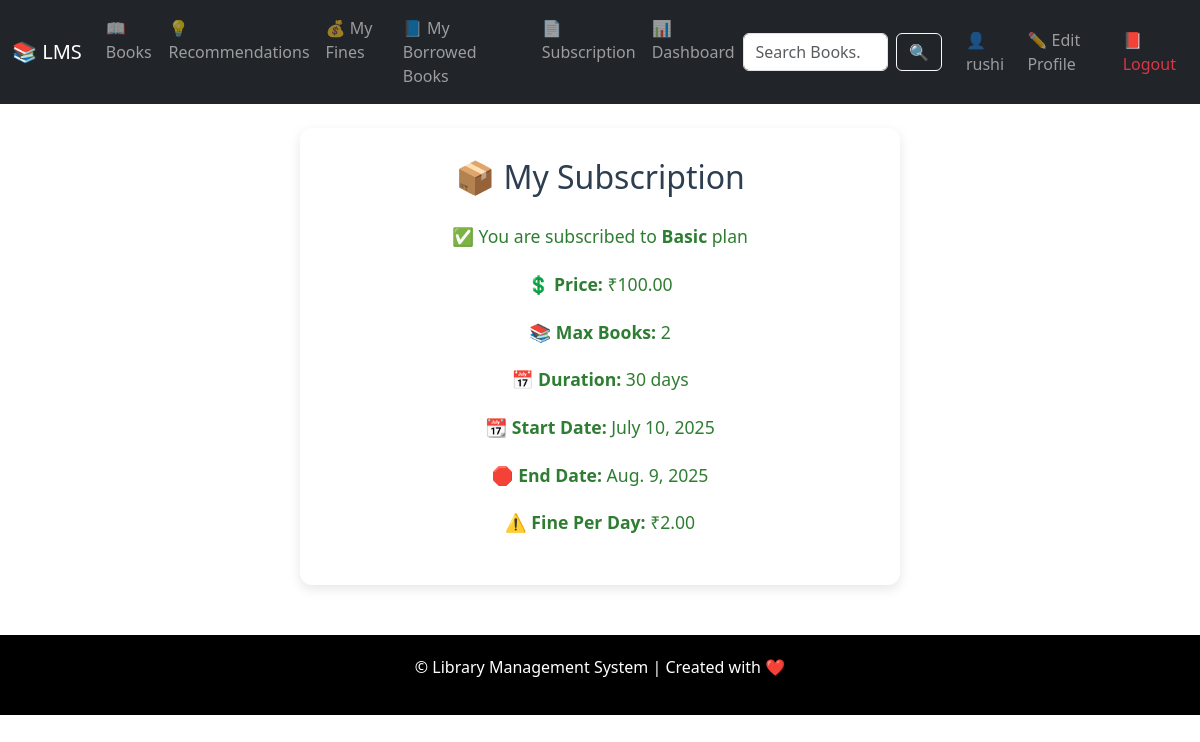
/subscription/my-subscription/ (signed in), run on the app's committed database.
### subscription/models.py (models this page shows, shortened)
class StudentSubscription(models.Model):
    student = models.ForeignKey(Student, on_delete=models.CASCADE)
    plan = models.ForeignKey(SubscriptionPlan, on_delete=models.CASCADE)
    start_date = models.DateField(auto_now_add=True)
    @property
    def end_date(self):
        return self.start_date + timedelta(days=self.plan.duration_days)
    class Meta:
        unique_together = ('student', 'plan')  # Optional: prevent duplicate subscriptions

class SubscriptionPlan(models.Model):
    name = models.CharField(max_length=50)  # Plan name (e.g., Basic, Premium)
    max_books = models.PositiveIntegerField()  # how many books can be borrowed
    duration_days = models.PositiveIntegerField()  # Validity in days
    price = models.DecimalField(max_digits=6, decimal_places=2)  # ₹ price
    fine_per_day = models.DecimalField(max_digits=5, decimal_places=2, default=0)  # Daily fine

### subscription/views.py (the view)
# urls.py: path('my-subscription/', MySubscriptionView.as_view(), name='my_subscription'),
class MySubscriptionView(LoginRequiredMixin, TemplateView):
    template_name = 'subscription/my_subscription.html'
    def get_context_data(self, **kwargs):
        context = super().get_context_data(**kwargs)
        try:
            student = Student.objects.get(user_profile__user=self.request.user)
            subscription = StudentSubscription.objects.filter(student=student).last()
            context['subscription'] = subscription
        except Student.DoesNotExist:
            return render(self.request, 'books/error.html', {'message': '⚠️ Student profile not found.'})
        return context

### templates/subscription/my_subscription.html (shortened to what this page needs)
{% extends 'base.html' %}
{% block content %}
  <div class="subscription-container">
    <h2>📦 My Subscription</h2>
    {% if subscription %}
      <div class="plan-details">
        <p>✅ You are subscribed to <strong>{{ subscription.plan.name }}</strong> plan</p>
        <p>💲 <strong>Price:</strong> ₹{{ subscription.plan.price }}</p>
        <p>📚 <strong>Max Books:</strong> {{ subscription.plan.max_books }}</p>
        <p>📅 <strong>Duration:</strong> {{ subscription.plan.duration_days }} days</p>
        <p>📆 <strong>Start Date:</strong> {{ subscription.start_date }}</p>
        <p>🛑 <strong>End Date:</strong> {{ subscription.end_date }}</p>
        <p>⚠️ <strong>Fine Per Day:</strong> ₹{{ subscription.plan.fine_per_day }}</p>
      </div>
    {% else %}
      <p class="no-plan">⚠️ You do not have an active subscription.</p>
    {% endif %}
  </div>
{% endblock %}

### templates/base.html (shortened to what this page needs)
<!DOCTYPE html>
<html>
<head>
  <link href="https://cdn.jsdelivr.net/npm/bootstrap@5.3.0/dist/css/bootstrap.min.css" rel="stylesheet">
</head>
<body>
<nav class="navbar navbar-expand-lg navbar-dark bg-dark">
  <div class="container-fluid">
    <a class="navbar-brand" href="/">📚 LMS</a>
    <div class="collapse navbar-collapse" id="navbarNav">
      <ul class="navbar-nav me-auto mb-2 mb-lg-0">
        <li class="nav-item"><a class="nav-link" href="{% url 'books:book_list' %}">📖 Books</a></li>
        <li class="nav-item"><a class="nav-link" href="{% url 'books:book_recommendation' %}">💡 Recommendations</a></li>
        <li class="nav-item"><a class="nav-link" href="{% url 'books:my_fines' %}">💰 My Fines</a></li>
        <li class="nav-item"><a class="nav-link" href="{% url 'books:my_borrowed_books' %}">📘 My Borrowed Books</a></li>
        <li class="nav-item"><a class="nav-link" href="{% url 'subscription:select_plan' %}">📄 Subscription</a></li>
        {% if user.is_authenticated %}
          <li class="nav-item"><a class="nav-link" href="{% url 'books:user_dashboard' %}">📊 Dashboard</a></li>
        {% endif %}
      </ul>
      <form class="d-flex search-form" role="search" method="get" action="{% url 'books:search_books' %}">
        <input class="form-control me-2" type="search" name="q" placeholder="Search Books..." aria-label="Search">
        <button class="btn btn-outline-light" type="submit">🔍</button>
      </form>
      <ul class="navbar-nav ms-3">
        {% if user.is_authenticated %}
          <li class="nav-item">
            <a class="nav-link" href="{% url 'iam:profile' %}">👤 {{ user.username }}</a>
          </li>
          <li class="nav-item">
            <a class="nav-link" href="{% url 'iam:edit_profile' %}">✏️ Edit Profile</a>
          </li>
          <li class="nav-item">
            <a class="nav-link text-danger" href="{% url 'iam:logout' %}">📕 Logout</a>
          </li>
        {% endif %}
      </ul>
    </div>
  </div>
</nav>
<div class="container my-4">
  {% block content %}{% endblock %}
</div>
<footer>
  <p>&copy; {{ now|date:"Y" }} Library Management System | Created with ❤️</p>
</footer>
</body>
</html>

### templates/base.html (style rules this page uses)
body { background-color: #f8f9fa; }
footer { margin-top: 50px; padding: 20px 0; background-color:black; color: white; text-align: center; }
.search-form input { max-width: 200px; }

### templates/subscription/my_subscription.html (style rules this page uses)
body { background-color: white; font-family: 'Segoe UI', Tahoma, Geneva, Verdana, sans-serif; }
.subscription-container { max-width: 600px; margin: auto; background-color: #fff; padding: 30px; border-radius: 12px; box-shadow: 0 4px 12px rgba(0,0,0,0.1); text-align: center; }
h2 { color: #2c3e50; margin-bottom: 25px; }
.plan-details { font-size: 1.1em; color: #2e7d32; line-height: 1.8; }

### data on the page
StudentSubscription: plan.name "Basic", plan.price "100.00", plan.max_books "2", plan.duration_days "30", start_date "July 10, 2025", end_date "Aug. 9, 2025", plan.fine_per_day "2.00"

### other printed values
{{ user.username }} "rushi"
